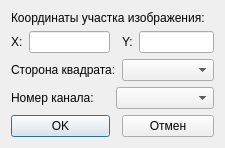
<?xml version="1.0" encoding="UTF-8"?>
<ui version="4.0">
 <class>DlgAKFImg</class>
 <widget class="QDialog" name="DlgAKFImg">
  <property name="geometry">
   <rect>
    <x>0</x>
    <y>0</y>
    <width>225</width>
    <height>140</height>
   </rect>
  </property>
  <property name="windowTitle">
   <string>Dialog</string>
  </property>
  <layout class="QGridLayout" name="gridLayout">
   <item row="0" column="0" colspan="3">
    <widget class="QLabel" name="label_2">
     <property name="text">
      <string>Координаты участка изображения:</string>
     </property>
    </widget>
   </item>
   <item row="1" column="0">
    <layout class="QFormLayout" name="formLayout">
     <item row="0" column="0">
      <widget class="QLabel" name="label">
       <property name="text">
        <string>X:</string>
       </property>
      </widget>
     </item>
     <item row="0" column="1">
      <widget class="QLineEdit" name="EditX"/>
     </item>
    </layout>
   </item>
   <item row="1" column="2">
    <layout class="QFormLayout" name="formLayout_2">
     <property name="fieldGrowthPolicy">
      <enum>QFormLayout::AllNonFixedFieldsGrow</enum>
     </property>
     <item row="0" column="0">
      <widget class="QLabel" name="label_3">
       <property name="text">
        <string>Y:</string>
       </property>
      </widget>
     </item>
     <item row="0" column="1">
      <widget class="QLineEdit" name="EditY"/>
     </item>
    </layout>
   </item>
   <item row="2" column="0" colspan="2">
    <widget class="QLabel" name="label_4">
     <property name="text">
      <string>Сторона квадрата:</string>
     </property>
    </widget>
   </item>
   <item row="2" column="2">
    <widget class="QComboBox" name="ComboSideSq">
     <property name="editable">
      <bool>false</bool>
     </property>
    </widget>
   </item>
   <item row="3" column="0">
    <widget class="QLabel" name="label_5">
     <property name="text">
      <string>Номер канала:</string>
     </property>
    </widget>
   </item>
   <item row="3" column="1" colspan="2">
    <widget class="QComboBox" name="ComboNumCh"/>
   </item>
   <item row="4" column="0">
    <widget class="QPushButton" name="ButtonOK">
     <property name="text">
      <string>OK</string>
     </property>
    </widget>
   </item>
   <item row="4" column="2">
    <widget class="QPushButton" name="ButtonCancel">
     <property name="text">
      <string>Отмен</string>
     </property>
    </widget>
   </item>
  </layout>
 </widget>
 <resources/>
 <connections>
  <connection>
   <sender>ButtonCancel</sender>
   <signal>clicked()</signal>
   <receiver>DlgAKFImg</receiver>
   <slot>reject()</slot>
   <hints>
    <hint type="sourcelabel">
     <x>171</x>
     <y>115</y>
    </hint>
    <hint type="destinationlabel">
     <x>220</x>
     <y>12</y>
    </hint>
   </hints>
  </connection>
 </connections>
</ui>
